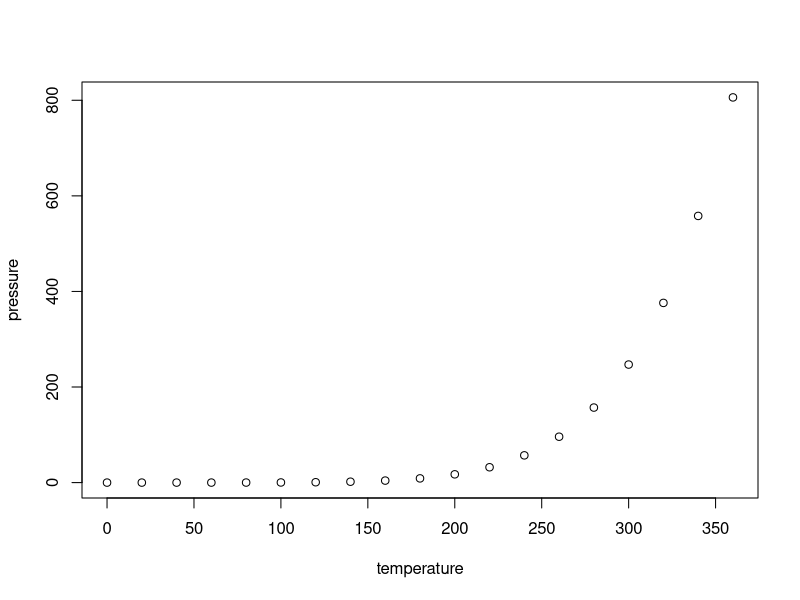
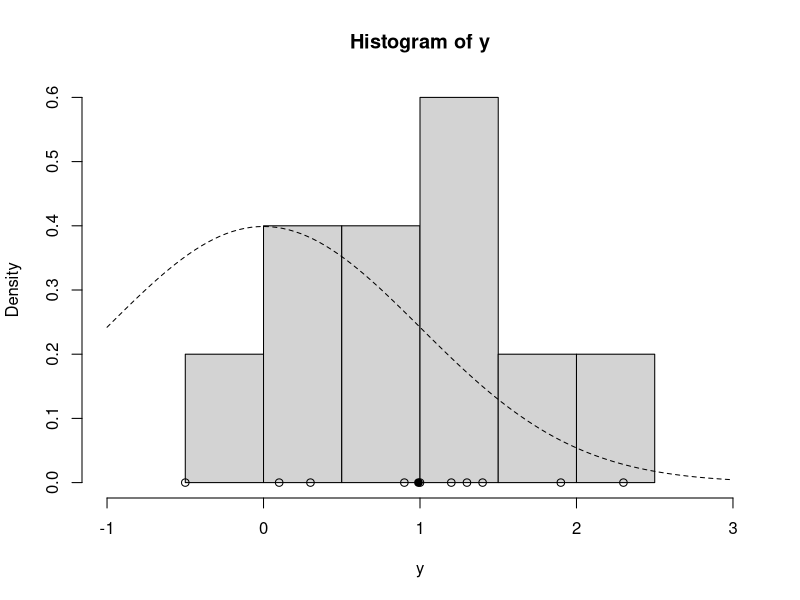
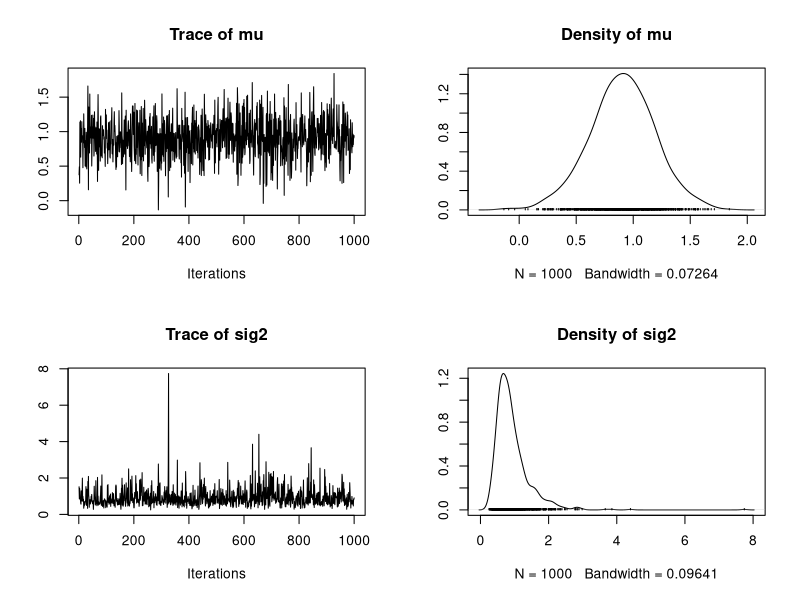

These charts were generated, in order, by the following R code:
## ---- chunk 1
knitr::opts_chunk$set(echo = TRUE)
## ---- chunk 2
summary(cars)
## ---- chunk 3
plot(pressure)
## ---- chunk 4

## ---- chunk 5
#Update mu ~ N() Full conditional Conjugate
update_mu = function(n, ybar, sig2, mu_0, sig2_0) {
  sig2_1 = 1.0 / (n / sig2 + 1.0 / sig2_0)
  mu_1 = sig2_1 * (n * ybar / sig2 + mu_0 / sig2_0)
  rnorm(n=1, mean=mu_1, sd=sqrt(sig2_1))
}
## ---- chunk 6
#Update sig2 ~ InverseGamma() Full comditional Conjugate
update_sig2 = function(n, y, mu, nu_0, beta_0) {
  nu_1 = nu_0 + n / 2.0
  sumsq = sum( (y - mu)^2 ) # vectorized
  beta_1 = beta_0 + sumsq / 2.0
  out_gamma = rgamma(n=1, shape=nu_1, rate=beta_1) # rate for gamma is shape for inv-gamma
  1.0 / out_gamma # reciprocal of a gamma random variable is distributed inv-gamma
}
## ---- chunk 7
#Gibbs Sampling
gibbs = function(y, n_iter, init, prior) {
  ybar = mean(y)
  n = length(y)
  
  ## initialize
  mu_out = numeric(n_iter)
  sig2_out = numeric(n_iter)
  
  mu_now = init$mu
  
  ## Gibbs sampler
  for (i in 1:n_iter) {
    sig2_now = update_sig2(n=n, y=y, mu=mu_now, nu_0=prior$nu_0, beta_0=prior$beta_0)
    mu_now = update_mu(n=n, ybar=ybar, sig2=sig2_now, mu_0=prior$mu_0, sig2_0=prior$sig2_0)
    
    sig2_out[i] = sig2_now
    mu_out[i] = mu_now
  }
  
  cbind(mu=mu_out, sig2=sig2_out)
}
## ---- chunk 8
#Now we are ready to set up the problem in R.
y = c(1.2, 1.4, -0.5, 0.3, 0.9, 2.3, 1.0, 0.1, 1.3, 1.9)#假设的Data
ybar = mean(y)#Sample Mean
n = length(y)#Sample Size

## prior要以List的形式储存
prior = list()
prior$mu_0 = 0.0
prior$sig2_0 = 1.0
prior$n_0 = 2.0 # prior effective sample size for sig2
prior$s2_0 = 1.0 # prior point estimate for sig2
prior$nu_0 = prior$n_0 / 2.0 # prior parameter for inverse-gamma
prior$beta_0 = prior$n_0 * prior$s2_0 / 2.0 # prior parameter for inverse-gamma

hist(y, freq=FALSE, xlim=c(-1.0, 3.0)) # histogram of the data
curve(dnorm(x=x, mean=prior$mu_0, sd=sqrt(prior$sig2_0)), lty=2, add=TRUE) # prior for mu
points(y, rep(0,n), pch=1) # individual data points
points(ybar, 0, pch=19) # sample mean
## ---- chunk 9
set.seed(53)

init = list()
init$mu = 0.0 #mu的启动值，这里我们要用Ybar来估计 mu所以设置mu启动值

post = gibbs(y=y, n_iter=1e3, init=init, prior=prior)
head(post)
tail(post)
## ---- chunk 10
library(coda)
## ---- chunk 11
plot(as.mcmc(post))
## ---- chunk 12
summary(as.mcmc(post))
## ---- chunk 13
#Question7
y = c(-0.2, -1.5, -5.3, 0.3, -0.8, -2.2)
ybar = mean(y)#Sample Mean
n = length(y)#Sample Size

prior = list()
prior$mu_0 = 1
prior$sig2_0 = 1.0
prior$n_0 = 2.0 # prior effective sample size for sig2
prior$s2_0 = 1.0 # prior point estimate for sig2
prior$nu_0 = prior$n_0 / 2.0 # prior parameter for inverse-gamma
prior$beta_0 = prior$n_0 * prior$s2_0 / 2.0 # prior parameter for



init = list()
init$mu = 0.0 #mu的启动值，这里我们要用Ybar来估计 mu所以设置mu启动值

post = gibbs(y=y, n_iter=5e3, init=init, prior=prior)
summary(as.mcmc(post))
## ---- chunk 14

## ---- chunk 15

